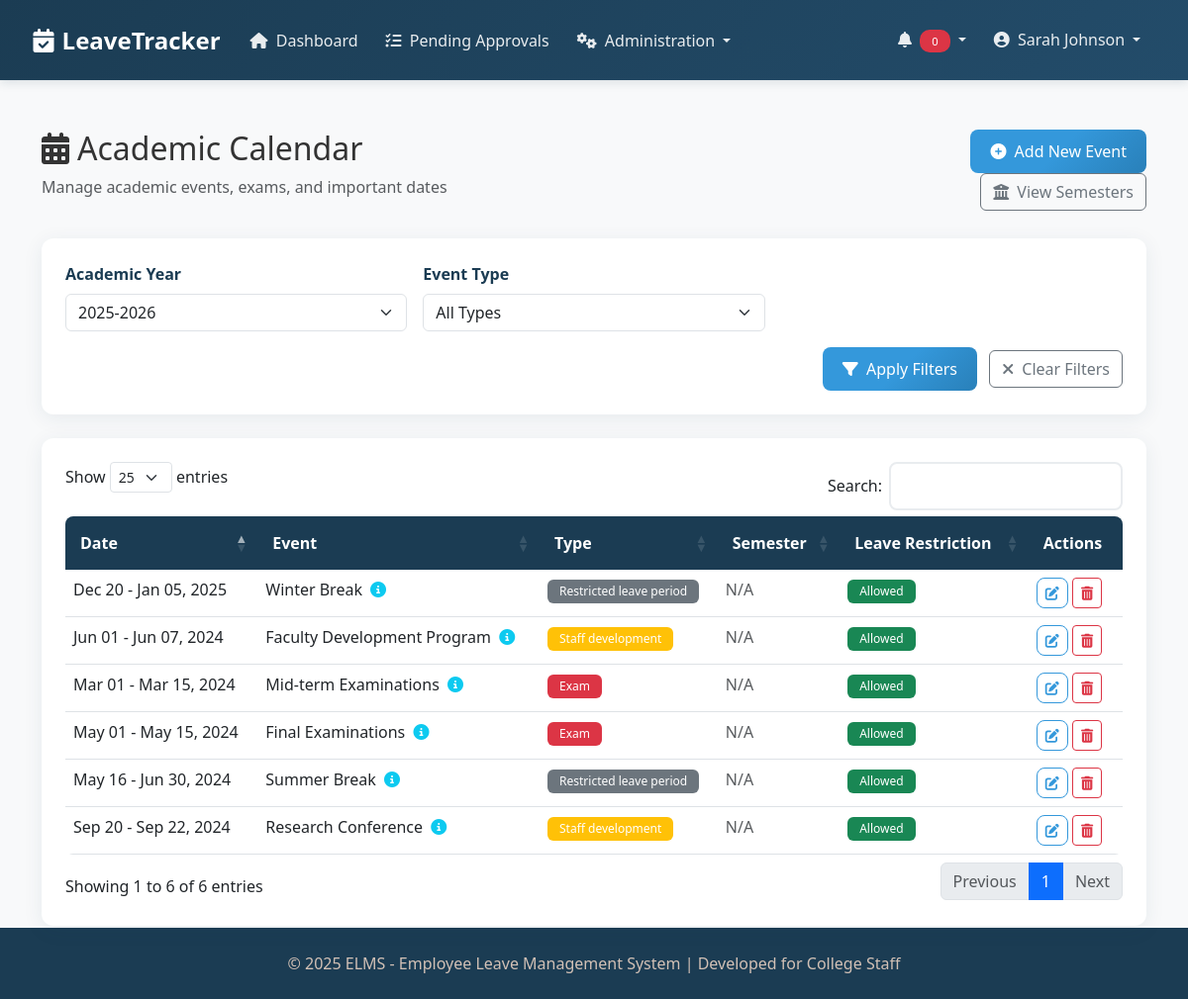
Screenshot of /modules/academic_calendar.php (signed in) with the database file from the repository.
### tables this page shows
CREATE TABLE IF NOT EXISTS `academic_calendar` (
  `id` int(11) NOT NULL AUTO_INCREMENT,
  `event_name` varchar(100) NOT NULL,
  `start_date` date NOT NULL,
  `end_date` date NOT NULL,
  `event_type` enum('semester','exam','staff_development','restricted_leave_period') NOT NULL,
  `description` text,
  `created_at` timestamp NOT NULL DEFAULT CURRENT_TIMESTAMP,
  `updated_at` timestamp NOT NULL DEFAULT CURRENT_TIMESTAMP ON UPDATE CURRENT_TIMESTAMP,
  PRIMARY KEY (`id`)
);

### modules/academic_calendar.php (the view, shortened to what this page needs)
<?php
require_once '../config/db.php';
$current_view = isset($_GET['view']) ? $_GET['view'] : 'events';
$current_academic_year = date('Y') . '-' . (date('Y') + 1);
$filter_year = isset($_GET['academic_year']) ? $_GET['academic_year'] : $current_academic_year;
$academic_years = [];
for ($i = -2; $i <= 2; $i++) {
    $year = date('Y') + $i;
    $academic_years[] = $year . '-' . ($year + 1);
}
if ($current_view == 'semesters') {
    $events_sql = "SELECT * FROM academic_calendar WHERE event_type = 'semester'";
} else {
    $events_sql = "SELECT * FROM academic_calendar WHERE event_type != 'semester'";
}
$events_sql .= " ORDER BY start_date";
$events_stmt = $conn->prepare($events_sql);
$events_stmt->execute();
$events = $events_stmt->fetchAll();
include_once '../includes/header.php';
?>
<link rel="stylesheet" href="https://cdn.datatables.net/1.13.4/css/dataTables.bootstrap5.min.css">
<div class="container">
    <div class="row mb-4">
        <div class="col-md-8">
            <h2>
                <?php if ($current_view == 'semesters'): ?>
                    <i class="fas fa-university me-2"></i>Academic Semesters
                <?php else: ?>
                    <i class="fas fa-calendar-alt me-2"></i>Academic Calendar
                <?php endif; ?>
            </h2>
            <p class="text-muted">
                <?php if ($current_view == 'semesters'): ?>
                    Manage academic semesters and terms
                <?php else: ?>
                    Manage academic events, exams, and important dates
                <?php endif; ?>
            </p>
        </div>
        <div class="col-md-4 text-end">
            <?php if ($current_view == 'semesters'): ?>
                <button type="button" class="btn btn-primary" data-bs-toggle="modal" data-bs-target="#addSemesterModal">
                    <i class="fas fa-plus-circle me-1"></i> Add New Semester
                </button>
                <a href="/modules/academic_calendar.php" class="btn btn-outline-secondary ms-2">
                    <i class="fas fa-calendar-alt me-1"></i> View Events
                </a>
            <?php else: ?>
                <button type="button" class="btn btn-primary" data-bs-toggle="modal" data-bs-target="#addEventModal">
                    <i class="fas fa-plus-circle me-1"></i> Add New Event
                </button>
                <a href="/modules/academic_calendar.php?view=semesters" class="btn btn-outline-secondary ms-2">
                    <i class="fas fa-university me-1"></i> View Semesters
                </a>
            <?php endif; ?>
        </div>
    </div>
    <div class="card mb-4">
        <div class="card-body">
            <form method="get" action="/modules/academic_calendar.php" class="row g-3">
                <div class="col-md-4">
                    <label for="academic_year" class="form-label">Academic Year</label>
                    <select class="form-select" id="academic_year" name="academic_year">
                        <?php foreach ($academic_years as $year): ?>
                            <option value="<?php echo htmlspecialchars($year); ?>" <?php echo ($filter_year == $year) ? 'selected' : ''; ?>>
                                <?php echo htmlspecialchars($year); ?>
                            </option>
                        <?php endforeach; ?>
                    </select>
                </div>
                <?php if ($current_view == 'events'): ?>
                    <div class="col-md-4">
                        <label for="event_type" class="form-label">Event Type</label>
                        <select class="form-select" id="event_type" name="event_type">
                            <option value="all">All Types</option>
                        </select>
                    </div>
                <?php endif; ?>
                <div class="col-12 text-end">
                    <button type="submit" class="btn btn-primary">
                        <i class="fas fa-filter me-1"></i> Apply Filters
                    </button>
                    <a href="/modules/academic_calendar.php<?php echo ($current_view == 'semesters') ? '?view=semesters' : ''; ?>" class="btn btn-outline-secondary ms-2">
                        <i class="fas fa-times me-1"></i> Clear Filters
                    </a>
                </div>
            </form>
        </div>
    </div>
    <div class="card">
        <div class="card-body">
            <div class="table-responsive">
                <table class="table table-hover" id="calendarTable">
                    <thead>
                        <?php if ($current_view == 'semesters'): ?>
                            <tr>
                                <th>Academic Year</th>
                                <th>Semester</th>
                                <th>Start Date</th>
                                <th>End Date</th>
                                <th>Duration</th>
                                <th>Actions</th>
                            </tr>
                        <?php else: ?>
                            <tr>
                                <th>Date</th>
                                <th>Event</th>
                                <th>Type</th>
                                <th>Semester</th>
                                <th>Leave Restriction</th>
                                <th>Actions</th>
                            </tr>
                        <?php endif; ?>
                    </thead>
                    <tbody>
                        <?php foreach ($events as $event): ?>
                            <?php
                                $start_date = new DateTime($event['start_date']);
                                $end_date = new DateTime($event['end_date']);
                                $is_past = $end_date < new DateTime('today');
                                $row_class = $is_past ? 'text-muted' : '';
                                $duration = $start_date->diff($end_date);
                                $duration_text = '';
                                if ($duration->m > 0) {
                                    $duration_text .= $duration->m . ' month' . ($duration->m > 1 ? 's' : '') . ' ';
                                }
                                if ($duration->d > 0) {
                                    $duration_text .= $duration->d . ' day' . ($duration->d > 1 ? 's' : '');
                                }
                            ?>
                            <tr class="<?php echo $row_class; ?>">
                                <?php if ($current_view == 'semesters'): ?>
                                    <td><?php echo date('Y', strtotime($event['start_date'])); ?></td>
                                    <td><span class="text-muted">N/A</span></td>
                                    <td><?php echo $start_date->format('M d, Y'); ?></td>
                                    <td><?php echo $end_date->format('M d, Y'); ?></td>
                                    <td><?php echo $duration_text; ?></td>
                                <?php else: ?>
                                    <td>
                                        <?php if ($start_date->format('Y-m-d') == $end_date->format('Y-m-d')): ?>
                                            <?php echo $start_date->format('M d, Y'); ?>
                                        <?php else: ?>
                                            <?php echo $start_date->format('M d') . ' - ' . $end_date->format('M d, Y'); ?>
                                        <?php endif; ?>
                                    </td>
                                    <td>
                                        <?php echo htmlspecialchars($event['event_name']); ?>
                                        <?php if (!empty($event['description'])): ?>
                                            <i class="fas fa-info-circle text-info ms-1" data-bs-toggle="tooltip" title="<?php echo htmlspecialchars($event['description']); ?>"></i>
                                        <?php endif; ?>
                                    </td>
                                    <td>
                                        <?php
                                            $badge_class = '';
                                            switch ($event['event_type']) {
                                                case 'exam':
                                                    $badge_class = 'bg-danger';
                                                    break;
                                                case 'staff_development':
                                                    $badge_class = 'bg-warning';
                                                    break;
                                                default:
                                                    $badge_class = 'bg-secondary';
                                            }
                                        ?>
                                        <span class="badge <?php echo $badge_class; ?>">
                                            <?php echo ucfirst(str_replace('_', ' ', htmlspecialchars($event['event_type']))); ?>
                                        </span>
                                    </td>
                                    <td><span class="text-muted">N/A</span></td>
                                    <td>
                                        <span class="badge bg-success">Allowed</span>
                                    </td>
                                <?php endif; ?>
                                <td>
                                    <button type="button" class="btn btn-sm btn-outline-primary edit-event-btn"
                                            data-bs-toggle="modal"
                                            data-bs-target="#<?php echo ($current_view == 'semesters') ? 'editSemesterModal' : 'editEventModal'; ?>"
                                            data-id="<?php echo $event['id']; ?>"
                                            data-title="<?php echo htmlspecialchars($event['event_name']); ?>"
                                            data-start="<?php echo htmlspecialchars($event['start_date']); ?>"
                                            data-end="<?php echo htmlspecialchars($event['end_date']); ?>"
                                            data-type="<?php echo htmlspecialchars($event['event_type']); ?>"
                                            data-description="<?php echo htmlspecialchars($event['description'] ?? ''); ?>"
                                            data-restricted="0"
                                            data-year="<?php echo htmlspecialchars($event['academic_year'] ?? ''); ?>"
                                            data-semester="">
                                        <i class="fas fa-edit"></i>
                                    </button>
                                    <button type="button" class="btn btn-sm btn-outline-danger delete-event-btn"
                                            data-bs-toggle="modal"
                                            data-bs-target="#deleteEventModal"
                                            data-id="<?php echo $event['id']; ?>"
                                            data-title="<?php echo htmlspecialchars($event['event_name']); ?>">
                                        <i class="fas fa-trash-alt"></i>
                                    </button>
                                </td>
                            </tr>
                        <?php endforeach; ?>
                    </tbody>
                </table>
            </div>
        </div>
    </div>
</div>
<?php include_once '../includes/footer.php'; ?>

### css/style.css (style rules this page uses)
:root { --primary-dark: #1B3C53; --primary-medium: #234C6A; --primary-light: #456882; --accent-light: #D2C1B6; --white: #ffffff; --light-gray: #f8f9fa; --border-color: #e9ecef; }
html, body { height: 100%; }
body { font-family: 'Segoe UI', Tahoma, Geneva, Verdana, sans-serif; background-color: var(--light-gray); color: #333; display: flex; flex-direction: column; }
.card { border: none; border-radius: 12px; box-shadow: 0 4px 20px rgba(27, 60, 83, 0.08); transition: all 0.3s ease; background: var(--white); }
.card-body { padding: 1.5rem; }
.btn-primary { background: linear-gradient(135deg, #3498db 50%, #2980b9 100%); border: none; border-radius: 8px; padding: 10px 20px; font-weight: 500; transition: all 0.3s ease; color: white; }
.btn-outline-primary { border-color: #3498db; color: #3498db; border-radius: 8px; font-weight: 500; transition: all 0.3s ease; }
.form-label { font-weight: 600; color: var(--primary-dark); margin-bottom: 8px; }
.table { border-radius: 8px; overflow: hidden; }
.table thead th { background-color: var(--primary-dark); color: var(--white); border: none; font-weight: 600; padding: 15px; }
.table tbody tr { transition: all 0.2s ease; }
.badge { border-radius: 6px; padding: 6px 12px; font-weight: 500; }

### rows the page displays
academic_calendar: start_date "Mar 01", end_date "Mar 15, 2024", event_name "Mid-term Examinations", event_type "Exam"
academic_calendar: start_date "May 01", end_date "May 15, 2024", event_name "Final Examinations", event_type "Exam"
academic_calendar: start_date "May 16", end_date "Jun 30, 2024", event_name "Summer Break", event_type "Restricted leave period"
academic_calendar: start_date "Jun 01", end_date "Jun 07, 2024", event_name "Faculty Development Program", event_type "Staff development"
academic_calendar: start_date "Sep 20", end_date "Sep 22, 2024", event_name "Research Conference", event_type "Staff development"
academic_calendar: start_date "Dec 20", end_date "Jan 05, 2025", event_name "Winter Break", event_type "Restricted leave period"

### other values shown
$_SESSION['first_name'] . ' ' . $_SESSION['last_name'] "Sarah Johnson"
form field academic_year "2025-2026"
